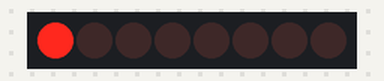
A sketch run on a simulated Arduino Uno, built with avr-gcc and run on an emulated ATmega328P. Shown: 8 shift-register outputs drawn as a row of LEDs (first output left, lit = HIGH). Wiring (inferred from the names in the program): shift register (74HC595): data pin 2; shift clock pin 3; latch pin 4. Wiring (inferred from the signals the program sends): row of LEDs: on Q0, Q1, Q2, Q3, Q4, Q5, Q6, Q7. Random numbers use the default seed unless the sketch sets one.

Above: at 0.05 s.
At 0.55 s:
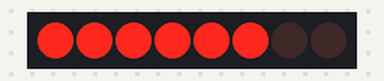
At 0.85 s:
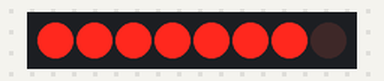
At 1.75 s:
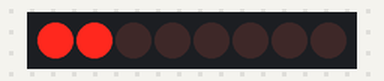
At 2.65 s:
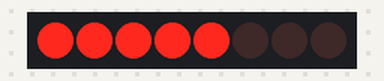
At 3.55 s:
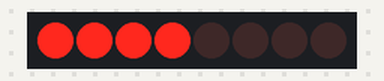
Timing chart, 0 to 3.9 s (numbered marks = the images above):
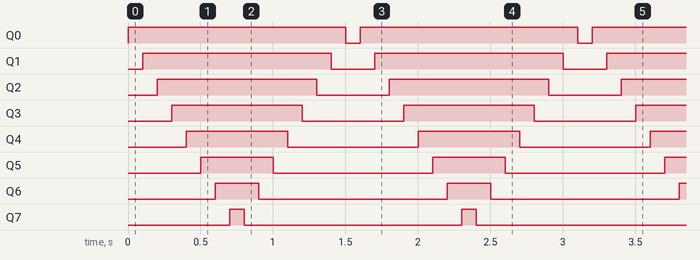

Measured:
- by itself, Q0: alternates HIGH for 1.5 s and LOW for 0.10 s
- by itself, Q1: alternates HIGH for 1.3 s and LOW for 0.30 s
- by itself, Q2: alternates HIGH for 1.1 s and LOW for 0.50 s
- by itself, Q3: alternates HIGH for 0.90 s and LOW for 0.70 s
- by itself, Q4: alternates HIGH for 0.70 s and LOW for 0.90 s
- by itself, Q5: alternates HIGH for 0.50 s and LOW for 1.1 s
- by itself, Q6: alternates HIGH for 0.30 s and LOW for 1.3 s
- by itself, Q7: alternates HIGH for 0.10 s and LOW for 1.5 s

The sketch:

Circuit_14.ino
```cpp
/*SHIFT REGISTER */
/*
    74HC595 pin		LED pin		Arduino pin

    1  (QB)		LED 2 +
    2  (QC)		LED 3 +
    3  (QD)		LED 4 +
    4  (QE)		LED 5 +
    5  (QF)		LED 6 +
    6  (QG)		LED 7 +
    7  (QH)		LED 8 +
    8  (GND)				GND

    9  (QH*)
    10 (SRCLR*)				5V
    11 (SRCLK)				Digital 3
    12 (RCLK)				Digital 4
    13 (OE*)				GND
    14 (SER)				Digital 2
    15 (QA)		LED 1 +
    16 (VCC)				5V

*/

// 74HC595는 SPI(Serial Peripheral Interface)통신을 하는데
//  3개의 핀이 필요하다.

int datapin = 2;  //데이터
int clockpin = 3; // 클록
int latchpin = 4; // 랫치(빗장)

byte data = 0; //8비트를 저장하는 공간


void setup()
{
  // 3핀 다 출력

  pinMode(datapin, OUTPUT);
  pinMode(clockpin, OUTPUT);
  pinMode(latchpin, OUTPUT);
}


void loop()
{
  // Circuit 4번에서 했던 동일한 구성!

  oneAfterAnother();      // All on, all off
  //oneOnAtATime();       // Scroll down the line
  //pingPong();           // Like above, but back and forth
  //randomLED();          // Blink random LEDs
  //marquee();
  //binaryCount();        // 4번보다 추가된 부분 2진수가 증가하는 모양
}

//digitalWrite함수와 비슷한 개념으로 쉬프트 레지스터에 기록
void shiftWrite(int desiredPin, boolean desiredState)
{

  // bite 값에 원하는 비트를 설정하는 함수

  bitWrite(data,desiredPin,desiredState);
  // 쉬프트 레지스터에 값을 보내줌
  shiftOut(datapin, clockpin, MSBFIRST, data);

  // 쉬프트 레지스터의 빗장을 열어서 출력
  // 빗장은 HIGH상태에서 LOW상태로 변경될 때 열림

  digitalWrite(latchpin, HIGH);
  digitalWrite(latchpin, LOW);
}

//순서대로 전부 켰다가  반대 순서로 꺼짐
void oneAfterAnother()
{
  int index;
  int delayTime = 100;

  for(index = 0; index <= 7; index++)
  {
    shiftWrite(index, HIGH);
    delay(delayTime);
  }


  for(index = 7; index >= 0; index--)
  {
    shiftWrite(index, LOW);
    delay(delayTime);
  }
}


//LED가 한번에 하나씩만 순서대로 켜짐
void oneOnAtATime()
{
  int index;
  int delayTime = 100; // Time (milliseconds) to pause between LEDs
                       // Make this smaller for faster switching


  for(index = 0; index <= 7; index++)
  {
    shiftWrite(index, HIGH);	// turn LED on
    delay(delayTime);		// pause to slow down the sequence
    shiftWrite(index, LOW);	// turn LED off
  }
}


/*
pingPong()

This function will step through the LEDs, lighting one at at time,
in both directions.
*/

void pingPong()
{
  int index;
  int delayTime = 100; // time (milliseconds) to pause between LEDs
                       // make this smaller for faster switching

  oneOnAtATime();

  // 반대 순서로 껴짐
  for(index = 7; index >= 0; index--)
  {
    shiftWrite(index, HIGH);	// turn LED on
    delay(delayTime);		// pause to slow down the sequence
    shiftWrite(index, LOW);	// turn LED off
  }
}

// 지맘대로 켜짐
void randomLED()
{
  int index;
  int delayTime = 100;

  index = random(8);	// 0 ~ 7사이 임의 값

  shiftWrite(index, HIGH);	// turn LED on
  delay(delayTime);		// pause to slow down the sequence
  shiftWrite(index, LOW);	// turn LED off
}


/*
marquee()

This function will mimic "chase lights" like those around signs.
*/

void marquee()
{
  int index;
  int delayTime = 200; // Time (milliseconds) to pause between LEDs
                       // Make this smaller for faster switching

  // Step through the first four LEDs
  // (We'll light up one in the lower 4 and one in the upper 4)

  for(index = 0; index <= 3; index++)
  {
    shiftWrite(index, HIGH);    // Turn a LED on
    shiftWrite(index+4, HIGH);  // Skip four, and turn that LED on
    delay(delayTime);		// Pause to slow down the sequence
    shiftWrite(index, LOW);	// Turn both LEDs off
    shiftWrite(index+4, LOW);
  }
}


/* 2진수의 증가를 보여준다. */
void binaryCount()
{
  //data가 0에서 255까지 증가하는 동안 어떻게 LED가 켜지는지 관찰하자
  for(data=0; data<256; data++){
    shiftOut(datapin, clockpin, MSBFIRST, data);
    // 빗장을 연다.
    digitalWrite(latchpin, HIGH);
    digitalWrite(latchpin, LOW);
    delay(1000);
  }
}
```
